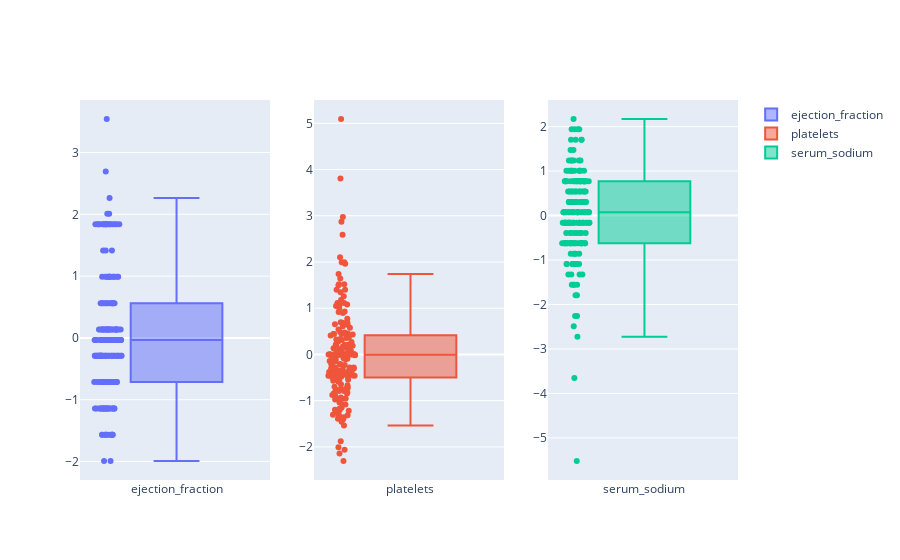

The notebook cell saved with this chart:
### Code cell
fig = make_subplots(rows=1, cols=len(correlated_labels))
for i, var in enumerate(correlated_labels):
    fig.add_trace(
        go.Box(y=X_train[:, i+1],
        name=var),
        row=1, col=i+1
    )

fig.update_traces(boxpoints='all', jitter=.3)

### Figure 1 — Plotly figure (JSON) as saved in the notebook; plotly's stock layout.template omitted (floating-point values rounded to 4 significant figures; data arrays with more than 128 entries replaced by an {"elided": "..."} marker saying what was removed)
{"data": [{"boxpoints": "all", "jitter": 0.3, "name": "ejection_fraction", "type": "box", "xaxis": "x", "y": {"elided": "191 float values"}, "yaxis": "y"}, {"boxpoints": "all", "jitter": 0.3, "name": "platelets", "type": "box", "xaxis": "x2", "y": {"elided": "191 float values"}, "yaxis": "y2"}, {"boxpoints": "all", "jitter": 0.3, "name": "serum_sodium", "type": "box", "xaxis": "x3", "y": {"elided": "191 float values"}, "yaxis": "y3"}], "layout": {"xaxis": {"anchor": "y", "domain": [0, 0.2889]}, "xaxis2": {"anchor": "y2", "domain": [0.3556, 0.6444]}, "xaxis3": {"anchor": "y3", "domain": [0.7111, 1]}, "yaxis": {"anchor": "x", "domain": [0, 1]}, "yaxis2": {"anchor": "x2", "domain": [0, 1]}, "yaxis3": {"anchor": "x3", "domain": [0, 1]}}}
